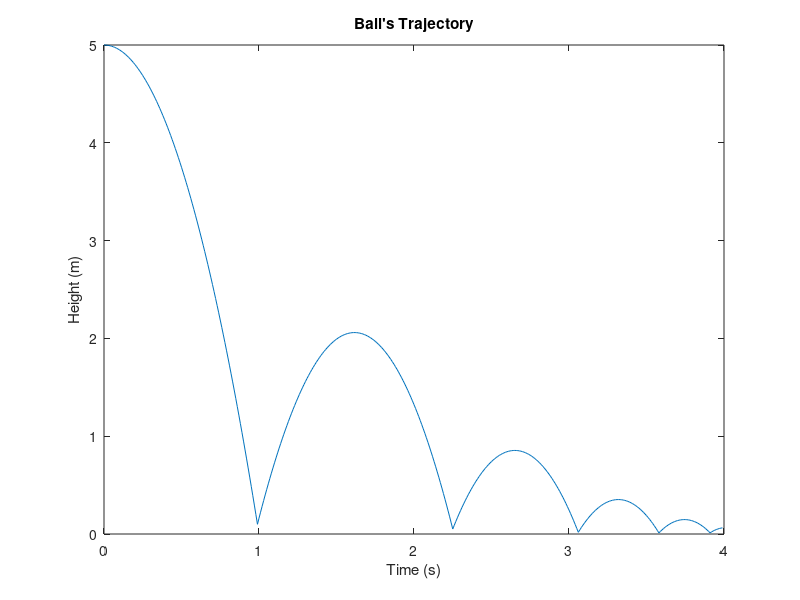

Recreate this plot in MATLAB.
% Submitted by P. Mekhail
% Parameters to change
n = 400;        % Number of steps
x0 = 5;         % Ball starting height(in metres)
v0 = 0;         % Ball starting velocity (+ive is up)
dt = 0.01;      % Time step (in seconds)
eff = 0.4;      % Ball efficency when bouncing
A = @(x) -10;   % Acceleration as a function of position
bounce = 1;     % Do you want the ball to bounce?

% Making position and time vectors
x = zeros(n,1);
t = 0:dt:n*dt-dt;

% Setting the initial conditions
x(1) = x0;
x(2) = x0 + v0*dt + 0.5*A(x0)*dt^2;

% Runnin Verlet Integration
for i = 2:n-1
    xnew = 2*x(i)-x(i-1)+A(x(i))*dt^2;
    if bounce
        if xnew > 0
            % If you haven't hit the ground keep going
            x(i+1) = xnew;
        else
            % If you have calculated velocity and invert its sign
            v = sqrt(eff)*(xnew-x(i-1))/(2*dt);
            x(i+1) = x(i) - v*dt + 0.5*A(x(i))*dt^2;
        end
    else
        x(i+1) = xnew;
    end
end
plot(t,x)
title('Ball''s Trajectory')
xlabel('Time (s)'); ylabel('Height (m)');

